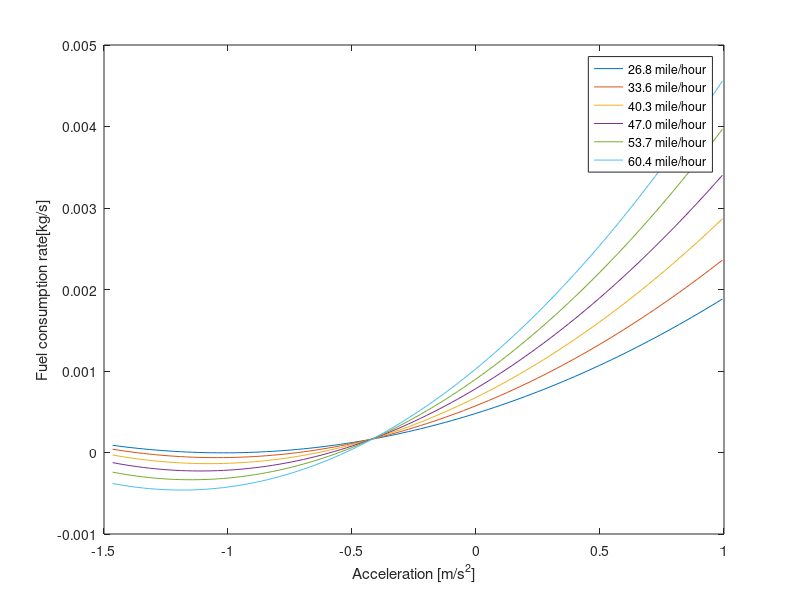

The MATLAB source for this figure:
clc;
clear all;

w1 = 0.442*(10^(-6));
w2 = -5.67*(10^(-6));
w3 = 1.166*(10^(-6));
w4 = 39.269*(10^(-6));
w5 = 58.284*(10^(-6));
w6 = 19.279*(10^(-6));
w7 = 82.426*(10^(-6));
w8 = 185.36*(10^(-6));
% r = 0.014;
% Japan
% w1 = 0.208*(10^(-6));
% w2 = 40.899*(10^(-6));
% w3 = -0.532*(10^(-6));
% w4 = 45.419*(10^(-6));
% w5 = 86.518*(10^(-6));
% w6 = 23.923*(10^(-6));
% w7 = 26.602*(10^(-6));
% w8 = 160.64*(10^(-6));
% FTP
% w1 = 0.222*(10^(-6));
% w2 = 4.332*(10^(-6));
% w3 = 1.25*(10^(-6));
% w4 = 36.217*(10^(-6));
% w5 = 57.877*(10^(-6));
% w6 = 24.245*(10^(-6));
% w7 = 77.482*(10^(-6));
% w8 = 171.2*(10^(-6));



v_test = [12;15;18;21;24;27];
[m,n] = size(v_test);
% 12.51
v_min = 28*0.44704;
% 26.8224
v_max = 60*0.44704;
a_max = 8000/8052.9706513958;
a_min = -12000/8052.9706513958;
a_test = zeros(100,1);
fuel = zeros(m,100);

delta_t = 1;

for j = 1:m;
    for i = 1:100
        a_test(i) = a_min + i*((a_max-a_min)/100);
        a = a_test(i);
        v = v_test(j);
        %one_d = v*delta_t + 0.5*a*(delta_t^2);
        %a_hat = phi(d) * (-0.5/M) * C_D * pho * A_v * (v^2) - miu * g * cos(grade(s)) + a;
        % mL/s
        fuel(j,i) = w1 * (v^2) + w2 * (a^2) + w3 * (v^2) * a + w4 * v * (a^2) + w5 * v * a + w6 * v + w7 * a + w8;
        % Convert to mpg
        %fuel(i,j) = (one_d* 0.000621371 )/(fuel(i,j)*delta_t/1000*0.264172);
    end
end
    
% Plot the result
plot(a_test, fuel(1,:),a_test,fuel(2,:),a_test,fuel(3,:),a_test,fuel(4,:),a_test,fuel(5,:),a_test,fuel(6,:));
%surf(a_test,v_test,fuel);
xlabel('Acceleration [m/s^2]');
%ylabel('Fuel consumption [mL/s]');
legend('26.8 mile/hour','33.6 mile/hour','40.3 mile/hour','47.0 mile/hour' ,'53.7 mile/hour','60.4 mile/hour');
ylabel('Fuel consumption rate[kg/s]');


    
    
    
    